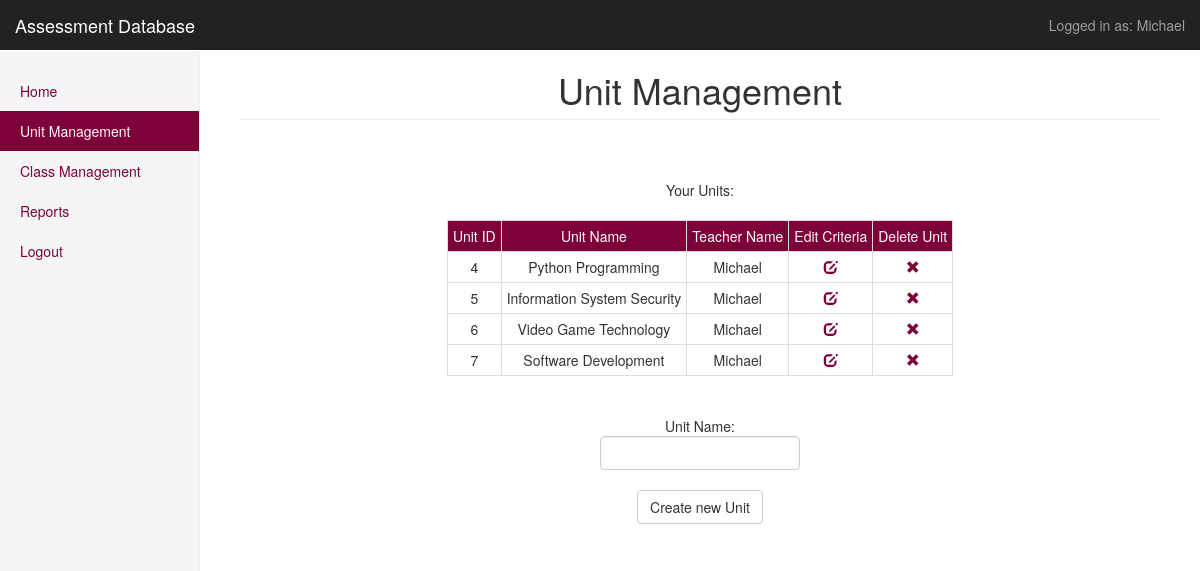
/public/UnitManagement/ (signed in), run on the app's committed database.
### tables this page shows
CREATE TABLE IF NOT EXISTS `unit` (
`unit_id` int(11) NOT NULL,
  `unit_name` varchar(64) NOT NULL,
  `teacher_name` varchar(32) NOT NULL
);

### app/core/Controller.php (called while the page is built, shortened)
<?php
require 'Session.php';
class Controller {
    public function view($view, $data = [])
    {
        require_once '../app/views/' . $view . '.php';
    }
}

### app/controllers/UnitManagement.php (called while the page is built, shortened)
<?php
class UnitManagement extends Controller
{
    public function index($param = '')
    {
        $error = '';
        $model = $this->model('Unit');
        $units = $model->getUnits(Session::get('username'));
        $this->view('unitmanagement/index', [
            'units' => $units,
            'error' => $error
        ]);
    }
}

### app/core/App.php (called while the page is built, shortened)
<?php
class App
{
    protected $method = 'index';
    public function __construct()
    {
        $url = $this->parseUrl();
        if (file_exists('../app/controllers/' . $url[0] . '.php')) {
            unset($url[0]);
        }
        $this->controller = new $this->controller;
        $this->params = $url ? array_values($url) : [];
        call_user_func_array([$this->controller, $this->method], $this->params);
    }
    protected function parseUrl()
    {
        if(isset($_GET['url'])) {
            return $url = explode('/', filter_var(rtrim($_GET['url'], '/'), FILTER_SANITIZE_URL));
        }
    }
}

### public/index.php (called while the page is built, shortened)
<?php
$app = new App();

### app/core/Session.php (called while the page is built, shortened)
<?php
class Session {
    public static function get($key)
    {
        if (isset($_SESSION[$key])) {
            return $_SESSION[$key];
        }
        return null;
    }
}

### app/models/Unit.php (called while the page is built, shortened)
<?php
class Unit
{
    public function getUnits($teacherName)
    {
        $db = Database::getInstance();
        $statement = $db->prepare("SELECT * FROM Unit WHERE teacher_name = :teacher_name;");
        $statement->bindParam(':teacher_name', $teacherName);
        $statement->execute();
        $result = $statement->fetchAll(PDO::FETCH_ASSOC);
        if (sizeof($result) > 0) {
            return $result;
        }
        return false;
    }
}

### app/views/unitmanagement/index.php (the view, shortened to what this page needs)
<!DOCTYPE html>
<html lang="en">
<head>
    <link href="/AssessmentDatabase/public/css/bootstrap_css/bootstrap.min.css" rel="stylesheet">
    <link href="/AssessmentDatabase/public/css/dashboard.css" rel="stylesheet">
    <link href="/AssessmentDatabase/public/css/tables.css" rel="stylesheet">
</head>
<body>
<nav class="navbar navbar-inverse navbar-fixed-top">
    <div class="container-fluid">
        <div class="navbar-header">
            <a class="navbar-brand" href="/AssessmentDatabase/public/home/">Assessment Database</a>
        </div>
        <div id="navbar">
            <ul class="nav navbar-nav navbar-right">
                <li><a href="#">Logged in as: <?php echo htmlentities(Session::get('username')) ?></a></li>
            </ul>
        </div>
    </div>
</nav>
<div class="container-fluid">
    <div class="row">
        <div class="col-sm-3 col-md-2 sidebar">
            <ul class="nav nav-sidebar">
                <li><a href="/AssessmentDatabase/public/Home/">Home</a></li>
                <li class="active"><a href="/AssessmentDatabase/public/UnitManagement/">Unit Management <span class="sr-only">(current)</span></a></li>
                <li><a href="/AssessmentDatabase/public/ClassManagement/">Class Management</a></li>
                <li><a href="/AssessmentDatabase/public/ReportManagement/">Reports</a></li>
                <li><a href="/AssessmentDatabase/public/Home/Logout/">Logout</a></li>
            </ul>
        </div>
        <div class="col-sm-9 col-sm-offset-3 col-md-10 col-md-offset-2 main">
            <div class="text-center center-block">
            <h1 class="page-header">Unit Management</h1>
            <br><br>
            <?php if (is_array($data['units'])) { ?>
            Your Units:<br><br>
            <table class="table-bordered table-responsive">
                <tr>
                    <td>Unit ID</td>
                    <td>Unit Name</td>
                    <td>Teacher Name</td>
                    <td>Edit Criteria</td>
                    <td>Delete Unit</td>
                </tr>
                <?php
                    foreach ($data['units'] as $unit) {
                        echo '<tr>';
                        echo '<td>' . $unit['unit_id'] . '</td>';
                        echo '<td>' . $unit['unit_name'] . '</td>';
                        echo '<td>' . $unit['teacher_name'] . '</td>';
                        echo '<td> <a href="/AssessmentDatabase/public/UnitManagement/Edit/' . $unit['unit_id'] . '"><span class="glyphicon glyphicon-edit"> </span></a></td>';
                        echo '<td> <a href="/AssessmentDatabase/public/UnitManagement/DeleteUnit/' . $unit['unit_id'] . '/"><span class="glyphicon glyphicon-remove"> </span></a></td>';
                        echo '</tr>';
                    }
                }
                ?>
            </table>
            <br><br>
            <form action="" method="POST">
                Unit Name: <br>
                <input type="text" class="form-inline form-control center-block" style="width:200px" name="unitName"> <br>
                <input type="submit" class="btn btn-default" value="Create new Unit">
            </form>
        </div>
        </div>
    </div>
    </div>
</body>
</html>

### public/css/dashboard.css (style rules this page uses)
body { padding-top: 50px; }
.navbar-fixed-top { border: 0; }
.sidebar { padding-top: 20px; }
@media (min-width: 768px) { .sidebar { position: fixed; top: 51px; bottom: 0; left: 0; z-index: 1000; display: block; padding: 20px; overflow-x: hidden; overflow-y: auto; background-color: #f5f5f5; border-right: 1px solid #eee; } }
.nav-sidebar { margin-right: -21px; margin-bottom: 20px; margin-left: -20px; }
.nav-sidebar > li > a { padding-right: 20px; padding-left: 20px; }
a, a:hover { color: #7e0038; }
.nav-sidebar > .active > a, .nav-sidebar > .active > a:hover, .nav-sidebar > .active > a:focus { color: #ffffff; background-color: #7e0038; }
.main { padding: 20px; }
@media (min-width: 768px) { .main { padding-right: 40px; padding-left: 40px; } }
.main .page-header { margin-top: 0; }

### public/css/tables.css (style rules this page uses)
table { margin: auto; text-align: center; max-width: 66%; }
td { padding: 5px; }
tr:first-child { color: #ffffff; background-color: #7e0038; font-family: "Helvetica Neue", Helvetica, Arial, sans-serif; }

### data on the page
unit: unit_id "4", unit_name "Python Programming", teacher_name "Michael"
unit: unit_id "5", unit_name "Information System Security", teacher_name "Michael"
unit: unit_id "6", unit_name "Video Game Technology", teacher_name "Michael"
unit: unit_id "7", unit_name "Software Development", teacher_name "Michael"

### other printed values
Session::get('username') "Michael"
